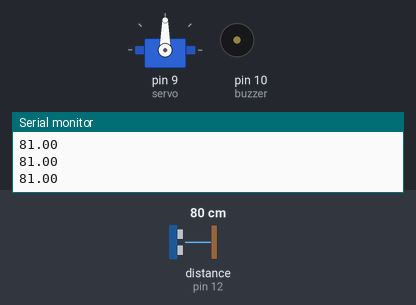
Simulated run of this sketch. Board: Arduino Uno, built with avr-gcc and run on an emulated ATmega328P. On the bench: servo, buzzer (waves = sounding, pin HIGH), the last lines printed to the serial monitor. Inputs (shaded band) come from the test bench; at power-on: distance to the obstacle (sensor on pin 12) 80 cm. The echo pulse lasts 58.3 µs per cm.

Above: at 1.2 s.
1.3 s: distance to the obstacle (sensor on pin 12) set to 25 cm
2.8 s: distance to the obstacle (sensor on pin 12) set to 21 cm
At 3.6 s:
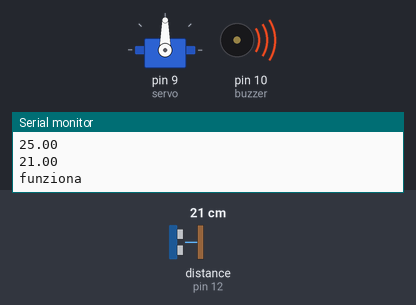
Timing chart, 0 to 11.8 s (numbered marks = the images above; inputs shaded):
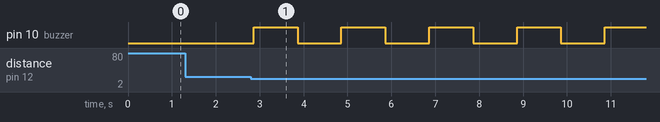

Measured:
- the behaviour switches between 23 and 22 cm on distance to the obstacle (sensor on pin 12) (found by bisection; images 0 and 1)
- after the input at 2.8 s, pin 10 (buzzer): alternates HIGH for 1.0 s and LOW for 1.0 s, starting after 0.06 s

The sketch:

antifurto.ino
```cpp
#include <Servo.h>
#include <NewPing.h>

#define pin_trigger 11
#define pin_echo 12
#define massimoL 100

int buzzer= 10;
int soglia=23;
int servo= 9;
int rotazione=0;

NewPing sonar(pin_trigger, pin_echo,massimoL);
Servo Mioservo;

void setup() {
Serial.begin(9600);
pinMode(buzzer,OUTPUT);
Mioservo.attach(servo);

}

void loop() {
float lettura=sonar.ping_cm();
Serial.println(lettura);
delay(50);

if (lettura<soglia && lettura>0) {
  Serial.print("funziona");
  rotazione=90;
Mioservo.write(rotazione);

for (int i=0; i<5; i++){
 digitalWrite(buzzer, HIGH);
  delay (1000);
   digitalWrite(buzzer, LOW);
  delay (1000);
}
}

}
```
